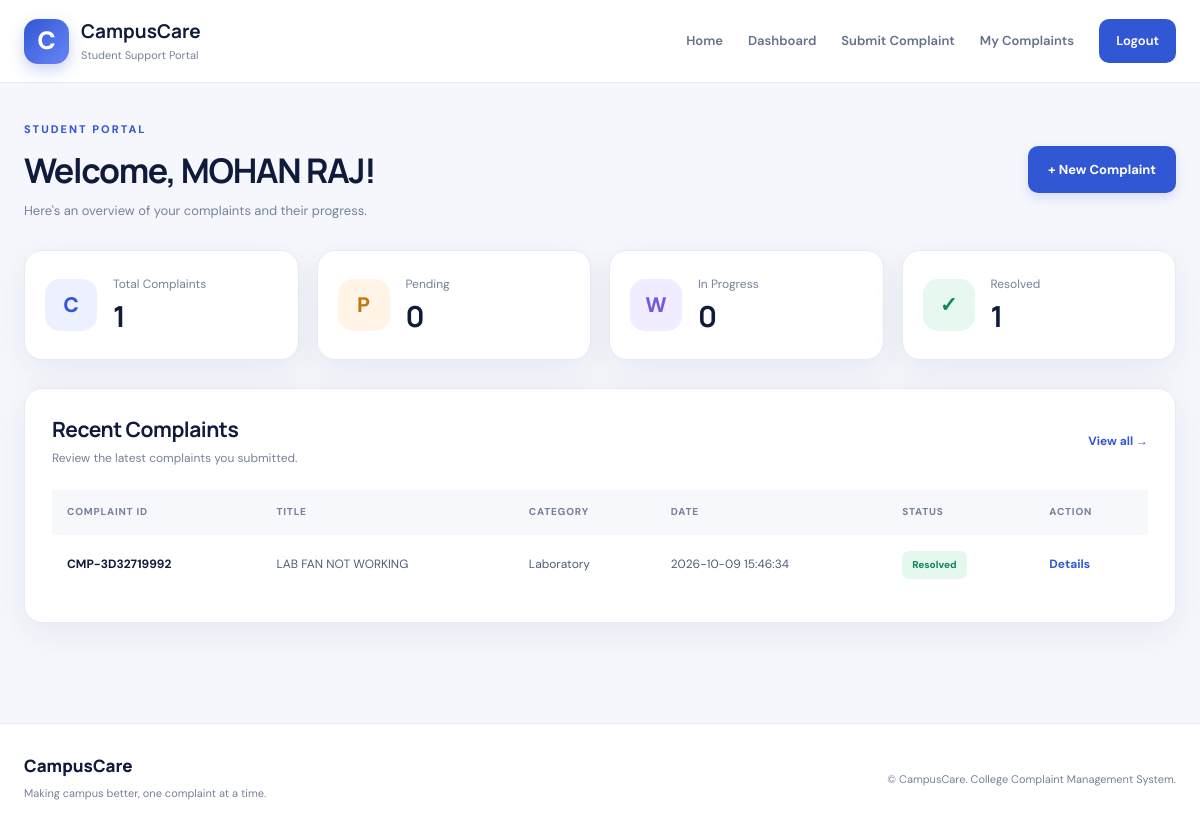
/student/dashboard (signed in), run on the app's committed database.
### tables this page shows
CREATE TABLE complaints (
                id INTEGER PRIMARY KEY AUTOINCREMENT,
                complaint_code TEXT UNIQUE NOT NULL,
                student_id INTEGER NOT NULL,
                title TEXT NOT NULL,
                category TEXT NOT NULL,
                location TEXT NOT NULL,
                description TEXT NOT NULL,

                priority TEXT NOT NULL DEFAULT 'Medium'
                    CHECK(priority IN ('Low', 'Medium', 'High')),

                status TEXT NOT NULL DEFAULT 'Pending'
                    CHECK(status IN (
                        'Pending',
                        'In Progress',
                        'Resolved',
                        'Rejected'
                    )),

                admin_response TEXT DEFAULT '',
                created_at TIMESTAMP DEFAULT CURRENT_TIMESTAMP,
                updated_at TIMESTAMP DEFAULT CURRENT_TIMESTAMP,

                FOREIGN KEY(student_id)
                    REFERENCES students(id)
                    ON DELETE RESTRICT
            );

### app.py (the view)
@app.route("/student/dashboard")
@student_required
def student_dashboard():
    student_id = session["student_id"]
    statistics = complaint_statistics(student_id)
    complaints = fetch_all(
        """
        SELECT *
        FROM complaints
        WHERE student_id = ?
        ORDER BY created_at DESC, id DESC
        LIMIT 5
        """,
        (student_id,)
    )
    return render_template(
        "student_dashboard.html",
        statistics=statistics,
        complaints=complaints
    )

### app.py (called while the page is built)
def fetch_all(query, parameters=()):
    connection = get_db()
    try:
        return connection.execute(
            query, parameters
        ).fetchall()
    finally:
        connection.close()

def complaint_statistics(student_id=None):
    connection = get_db()
    try:
        where = ""
        parameters = ()
        if student_id is not None:
            where = "WHERE student_id = ?"
            parameters = (student_id,)
        total = connection.execute(
            f"SELECT COUNT(*) AS total FROM complaints {where}",
            parameters
        ).fetchone()["total"]
        stats = {"total": total}
        for status in STATUSES:
            condition = f"{where} {'AND' if where else 'WHERE'} status = ?"
            row = connection.execute(
                f"SELECT COUNT(*) AS total FROM complaints {condition}",
                parameters + (status,)
            ).fetchone()
            stats[status.lower().replace(" ", "_")] = row["total"]
        return stats
    finally:
        connection.close()

def student_required(function):
    @wraps(function)
    def wrapper(*args, **kwargs):
        if not session.get("student_id"):
            flash("Please log in to continue.", "warning")
            return redirect(url_for("login"))
        return function(*args, **kwargs)
    return wrapper

### database.py (called while the page is built)
def get_db():
    connection = sqlite3.connect(
        current_app.config["DATABASE"],
        timeout=10
    )
    connection.row_factory = sqlite3.Row
    connection.execute("PRAGMA foreign_keys = ON")
    return connection

### templates/student_dashboard.html (shortened to what this page needs)
{% extends "base.html" %}
{% block content %}
<section class="page-heading">
    <div>
        <span class="eyebrow">STUDENT PORTAL</span>
        <h1>Welcome, {{ session.get('student_name', 'Student') }}!</h1>
        <p>
            Here's an overview of your complaints and their progress.
        </p>
    </div>
    <a href="{{ url_for('submit_complaint') }}" class="btn btn-primary">
        + New Complaint
    </a>
</section>
<section class="stats-grid">
    <article class="stat-card">
        <div class="stat-icon icon-blue">C</div>
        <div>
            <span>Total Complaints</span>
            <h2>{{ statistics.total }}</h2>
        </div>
    </article>
    <article class="stat-card">
        <div class="stat-icon icon-orange">P</div>
        <div>
            <span>Pending</span>
            <h2>{{ statistics.pending }}</h2>
        </div>
    </article>
    <article class="stat-card">
        <div class="stat-icon icon-purple">W</div>
        <div>
            <span>In Progress</span>
            <h2>{{ statistics.in_progress }}</h2>
        </div>
    </article>
    <article class="stat-card">
        <div class="stat-icon icon-green">✓</div>
        <div>
            <span>Resolved</span>
            <h2>{{ statistics.resolved }}</h2>
        </div>
    </article>
</section>
<section class="content-card">
    <div class="card-heading">
        <div>
            <h2>Recent Complaints</h2>
            <p>Review the latest complaints you submitted.</p>
        </div>
        <a href="{{ url_for('my_complaints') }}" class="text-link">
            View all &rarr;
        </a>
    </div>
    {% if complaints %}
        <div class="table-wrap">
            <table>
                <thead>
                    <tr>
                        <th>Complaint ID</th>
                        <th>Title</th>
                        <th>Category</th>
                        <th>Date</th>
                        <th>Status</th>
                        <th>Action</th>
                    </tr>
                </thead>
                <tbody>
                    {% for complaint in complaints %}
                        <tr>
                            <td>
                                <strong>{{ complaint.complaint_code }}</strong>
                            </td>
                            <td>{{ complaint.title }}</td>
                            <td>{{ complaint.category }}</td>
                            <td>{{ complaint.created_at }}</td>
                            <td>
                                <span class="badge status-{{ complaint.status|lower|replace(' ', '-') }}">
                                    {{ complaint.status }}
                                </span>
                            </td>
                            <td>
                                <a
                                    class="table-link"
                                    href="{{ url_for('complaint_detail', complaint_id=complaint.id) }}"
                                >
                                    Details
                                </a>
                            </td>
                        </tr>
                    {% endfor %}
                </tbody>
            </table>
        </div>
    {% endif %}
</section>
{% endblock %}

### static/css/style.css (style rules this page uses)
:root { --primary: #3157d5; --primary-dark: #2445b7; --navy: #101b3c; --navy-light: #1d2b52; --text: #202b43; --muted: #778198; --background: #f5f7fc; --white: #ffffff; --border: #e6eaf2; --green: #16865c; --orange: #d77a19; --red: #d64a5a; --purple: #7958d8; --shadow: 0 10px 35px rgba(29, 44, 83, 0.07); --radius: 18px; }
* { margin: 0; padding: 0; box-sizing: border-box; }
html { scroll-behavior: smooth; }
body { min-height: 100vh; display: flex; flex-direction: column; background: var(--background); color: var(--text); font-family: 'DM Sans', sans-serif; font-size: 14px; line-height: 1.65; }
a { color: inherit; text-decoration: none; }
h1, h2, h3, h4 { font-family: 'Manrope', sans-serif; color: var(--navy); line-height: 1.3; }
h1 { font-size: clamp(30px, 4vw, 43px); letter-spacing: -1.3px; }
h2 { font-size: 23px; letter-spacing: -0.5px; }
p { color: var(--muted); }
.eyebrow { display: inline-block; color: var(--primary); font-size: 11px; font-weight: 800; letter-spacing: 2px; }
.btn { min-height: 44px; display: inline-flex; align-items: center; justify-content: center; gap: 8px; padding: 12px 19px; border: 1px solid transparent; border-radius: 10px; font-size: 13px; font-weight: 700; transition: transform 0.2s, background 0.2s, box-shadow 0.2s; }
.btn-primary { color: white; background: var(--primary); box-shadow: 0 5px 12px rgba(49, 87, 213, 0.15); }
.stats-grid { display: grid; grid-template-columns: repeat(4, minmax(0, 1fr)); gap: 18px; margin: 28px 0; }
.stat-card { display: flex; align-items: center; gap: 16px; min-width: 0; padding: 24px 20px; border: 1px solid var(--border); border-radius: var(--radius); background: white; box-shadow: var(--shadow); transition: transform 0.2s; }
.stat-icon { width: 52px; height: 52px; flex-shrink: 0; display: grid; place-items: center; border-radius: 15px; font-size: 21px; font-weight: 800; }
.icon-blue { color: #3157d5; background: #edf1ff; }
.icon-orange { color: #c47716; background: #fff4e5; }
.icon-purple { color: #7958d8; background: #f1ecff; }
.icon-green { color: #16865c; background: #e6f8ef; }
.stat-card span { display: block; color: var(--muted); font-size: 12px; }
.stat-card h2 { margin-top: 3px; font-size: 29px; }
.page-heading { display: flex; align-items: center; justify-content: space-between; gap: 20px; margin-bottom: 28px; }
.page-heading h1 { margin: 8px 0; font-size: 34px; }
.page-heading p { font-size: 13px; }
.content-card { padding: 27px; border: 1px solid var(--border); border-radius: var(--radius); background: white; box-shadow: var(--shadow); }
.card-heading { display: flex; align-items: center; justify-content: space-between; gap: 18px; margin-bottom: 22px; }
.card-heading h2 { font-size: 21px; }
.card-heading p { margin-top: 5px; font-size: 12px; }
.text-link, .table-link { color: var(--primary); font-weight: 700; font-size: 12px; }
.table-wrap { width: 100%; overflow-x: auto; }
table { width: 100%; border-collapse: collapse; text-align: left; white-space: nowrap; }
thead { background: #f7f8fc; }
th { padding: 14px 15px; color: #768098; font-size: 10px; font-weight: 800; text-transform: uppercase; letter-spacing: 0.8px; }
td { padding: 16px 15px; border-bottom: 1px solid #eef0f6; color: #515d76; font-size: 12px; }
tbody tr:last-child td { border-bottom: 0; }
td strong { color: var(--navy); }
.badge { display: inline-flex; align-items: center; padding: 6px 10px; border-radius: 7px; font-size: 10px; font-weight: 800; white-space: nowrap; }
.status-resolved { color: #16865c; background: #e4f8ed; }

### data on the page
complaints: complaint_code "CMP-3D32719992", title "LAB FAN NOT WORKING", category "Laboratory", created_at "2026-10-09 15:46:34", status "Resolved"

### other printed values
{{ session.get('student_name', 'Student') }} "MOHAN RAJ"
{{ statistics.total }} "1"
{{ statistics.pending }} "0"
{{ statistics.in_progress }} "0"
{{ statistics.resolved }} "1"
